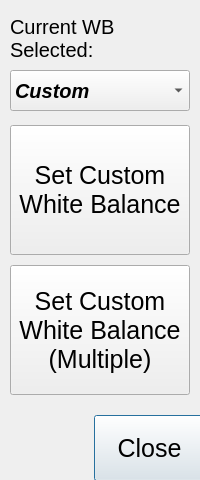
<?xml version="1.0" encoding="UTF-8"?>
<ui version="4.0">
 <class>whiteBalanceDialog</class>
 <widget class="QDialog" name="whiteBalanceDialog">
  <property name="geometry">
   <rect>
    <x>0</x>
    <y>0</y>
    <width>200</width>
    <height>480</height>
   </rect>
  </property>
  <property name="windowTitle">
   <string>Dialog</string>
  </property>
  <widget class="QPushButton" name="cmdClose">
   <property name="geometry">
    <rect>
     <x>94</x>
     <y>415</y>
     <width>111</width>
     <height>66</height>
    </rect>
   </property>
   <property name="font">
    <font>
     <pointsize>19</pointsize>
    </font>
   </property>
   <property name="text">
    <string>Close</string>
   </property>
  </widget>
  <widget class="QPushButton" name="cmdSetCustomWB">
   <property name="geometry">
    <rect>
     <x>10</x>
     <y>125</y>
     <width>180</width>
     <height>130</height>
    </rect>
   </property>
   <property name="font">
    <font>
     <pointsize>19</pointsize>
    </font>
   </property>
   <property name="text">
    <string>Set Custom
White Balance</string>
   </property>
  </widget>
  <widget class="QComboBox" name="comboWB">
   <property name="geometry">
    <rect>
     <x>10</x>
     <y>70</y>
     <width>180</width>
     <height>41</height>
    </rect>
   </property>
   <property name="font">
    <font>
     <pointsize>15</pointsize>
     <weight>75</weight>
     <italic>true</italic>
     <bold>true</bold>
    </font>
   </property>
   <item>
    <property name="text">
     <string>Custom</string>
    </property>
   </item>
   <item>
    <property name="text">
     <string>Cloudy Sky</string>
    </property>
   </item>
   <item>
    <property name="text">
     <string>Noon Sunlight</string>
    </property>
   </item>
   <item>
    <property name="text">
     <string>Electronic Flash</string>
    </property>
   </item>
   <item>
    <property name="text">
     <string>Flourescent</string>
    </property>
   </item>
   <item>
    <property name="text">
     <string>Domesetic Lighting</string>
    </property>
   </item>
  </widget>
  <widget class="QLabel" name="label">
   <property name="geometry">
    <rect>
     <x>10</x>
     <y>10</y>
     <width>141</width>
     <height>56</height>
    </rect>
   </property>
   <property name="font">
    <font>
     <pointsize>15</pointsize>
    </font>
   </property>
   <property name="text">
    <string>Current WB
Selected:</string>
   </property>
  </widget>
  <widget class="QPushButton" name="cmdSetCustomWB_2">
   <property name="geometry">
    <rect>
     <x>10</x>
     <y>265</y>
     <width>180</width>
     <height>130</height>
    </rect>
   </property>
   <property name="font">
    <font>
     <pointsize>19</pointsize>
    </font>
   </property>
   <property name="text">
    <string>Set Custom
White Balance
(Multiple)</string>
   </property>
  </widget>
 </widget>
 <resources/>
 <connections/>
</ui>
